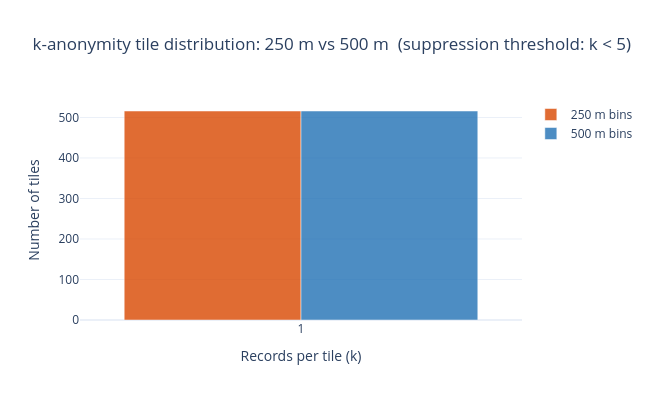

Write notebook code for a chart like this one.
### Markdown cell above
**Figure 15d.** Original incident locations coloured by 500 m suppression status.
Blue circles are records in tiles containing ≥ 5 individuals — these would appear
on the public-facing service planning map. Grey circles are suppressed records
(k < 5); they remain in the decode tier for licensed analysts but are withheld
from any public display. Toggle the suppressed layer off to see what a public
health analyst without decode access would observe. Compared to Figure 15b, the
grey area (suppressed) highlights where data sparsity — often in historically
under-served areas — creates gaps in the public map.

### Code cell
# Figure 15e — k-anonymity comparison: 250 m vs 500 m side by side
k_vals_500 = tile_counts_500["k"].clip(upper=10)
k_hist_500 = k_vals_500.value_counts().sort_index()

all_k = sorted(set(k_hist_250.index) | set(k_hist_500.index))
labels = [str(k) if k < 10 else "10+" for k in all_k]

fig_15e = go.Figure()
fig_15e.add_trace(go.Bar(
    name="250 m bins",
    x=labels,
    y=[k_hist_250.get(k, 0) for k in all_k],
    marker_color="#d94801", opacity=0.8,
))
fig_15e.add_trace(go.Bar(
    name="500 m bins",
    x=labels,
    y=[k_hist_500.get(k, 0) for k in all_k],
    marker_color="#2171b5", opacity=0.8,
))
fig_15e.update_layout(
    title=f"k-anonymity tile distribution: 250 m vs 500 m  (suppression threshold: k < {K_MIN})",
    xaxis_title="Records per tile (k)",
    yaxis_title="Number of tiles",
    barmode="group",
    template="plotly_white", height=400, width=650,
)
fig_15e.show()

### Figure 1 — Plotly figure (JSON) as saved in the notebook; plotly's stock layout.template omitted (floating-point values rounded to 4 significant figures)
{"data": [{"marker": {"color": "#d94801"}, "name": "250 m bins", "opacity": 0.8, "type": "bar", "x": ["1"], "y": [516]}, {"marker": {"color": "#2171b5"}, "name": "500 m bins", "opacity": 0.8, "type": "bar", "x": ["1"], "y": [516]}], "layout": {"barmode": "group", "height": 400, "title": {"text": "k-anonymity tile distribution: 250 m vs 500 m  (suppression threshold: k < 5)"}, "width": 650, "xaxis": {"title": {"text": "Records per tile (k)"}}, "yaxis": {"title": {"text": "Number of tiles"}}}}
